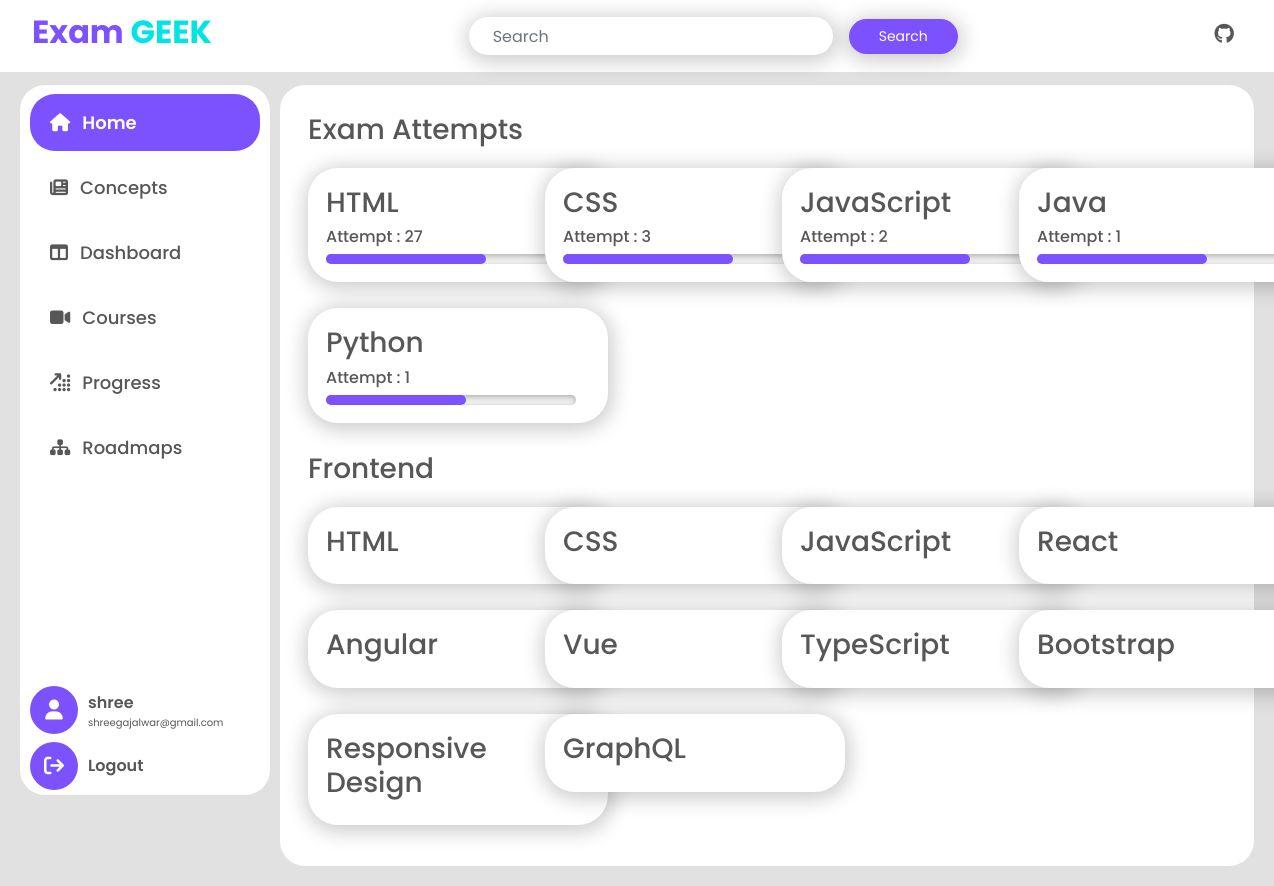
The app's page /progress/ (signed in) with its own data.
### examapp/models.py (models this page shows, shortened)
class UserExam(models.Model):
    user = models.ForeignKey(User, on_delete=models.CASCADE)
    exam = models.ForeignKey(Exam, on_delete=models.CASCADE)
    score = models.IntegerField(default=0,null=True,blank=True)
    attempts = models.IntegerField(default=1)

class Exam(models.Model):
    title = models.ForeignKey(Skills,on_delete=models.CASCADE)
    description = models.TextField(null=True)

class Skills(models.Model):
    skill = models.CharField(max_length=255)
    def __str__(self):
        return self.skill

class RoadMapList(models.Model):
    roadmap_name = models.CharField(max_length=255)
    skill = models.ManyToManyField(Skills)
    def __str__(self):
        return str(self.roadmap_name)

### examapp/views.py (the view)
# urls.py: path('progress/', views.progress, name='progress'),
@login_required
def progress(request):
    user = request.user
    roadmap = RoadMap.objects.get(user=user)
    skill = []
    if roadmap.roadmap != None:
        skillset = RoadMapList.objects.get(roadmap_name=roadmap.roadmap)
        skill = skillset.skill.all()
    user_exams = UserExam.objects.filter(user=user)
    if request.method == 'POST':
        form = ProfileForm(request.POST, instance=user.profile)
        if form.is_valid():
            form.save()
            return redirect('profile')
    else:
        form = ProfileForm(instance=user.profile)
    return render(request, 'examapp/progress.html', {
        'form': form,
        'user_exams': user_exams,
        "roadmap": roadmap.roadmap,
        "skillset": skill
    })

### examapp/forms.py
class ProfileForm(forms.ModelForm):
    class Meta:
        model = Profile
        fields = ['bio', 'location', 'birth_date']

### examapp/templates/examapp/progress.html (shortened to what this page needs)
{% extends 'base.html' %}
{% block content %}
    {% include 'sidebar.html'%}
    <div class="content">
        <div class="p-2">
            <h3 class="">Exam Attempts</h3>
            <div class="card-wrapper">
                <div class="row">
                    {% for user_exam in user_exams %}
                    <div class="col-md-3 my-2">
                        <div class="card p-2">
                            <div class="card-body">
                                <h3>{{ user_exam.exam.title.skill }}</h3>
                                <h6>Attempt : {{user_exam.attempts}}</h6>
                                <progress id="file" value="{{ user_exam.score }}" title="{{ user_exam.score }} % completed" max="100"> 32% </progress>
                            </div>
                        </div>
                    </div>
                    {% endfor %}
                </div>
            </div>
        </div>
        <div class="p-2">
            <h3>{{roadmap}}</h3>
            <div class="row">
            {% for user_exam in skillset %}
                <div class="col-md-3 my-2 col-sm-12">
                    <div class="card p-2">
                        <div class="card-body">
                            <div class="d-flex justify-content-between">
                                <h3>{{ user_exam }}</h3>
                            </div>
                        </div>
                    </div>
                </div>
            {% endfor %}
            </div>
        </div>
    </div>
{% endblock %}

### examapp/templates/sidebar.html (shortened to what this page needs)
<sidebar class="sidebar">
   <div class="d-flex flex-column side-link">
       <a class="home " title="Home" data-id="home" href="{% url 'home'%}"><i class="fa-solid fa-house"></i> <span>Home</span></a>
       <a class="news " title="Concepts" data-id="news" href="{% url 'concepts' %}"><i class="fa-solid fa-newspaper"></i><span>Concepts</span></a>
       <a class="dashboard " title="Dashboard" data-id="dashboard" href="{% url 'dashboard' %}"><i class="fa-solid fa-table-columns"></i><span>Dashboard</span></a>
       <a class="courses" title="Courses" data-id="courses" href="{% url 'courses'%}"><i class="fa-solid fa-video"></i><span>Courses</span></a>
       <a class="profile" title="Progress" data-id="profile" href="{% url 'progress'%}"> <i class="fa-solid fa-arrow-up-right-dots"></i> <span>Progress</span></a>
       <a class="roadmaps" title="Roadmap" data-id="roadmaps" href="{% url 'roadmaps'%}"><i class="fa-solid fa-sitemap"></i><span>Roadmaps</span></a>
   </div>
   <div class="d-flex flex-column ">
        <div class="sidebar-profile mb-2">
            <div class="sidebar-profile-icon">
                <i class="fa-solid fa-user"></i>
            </div>
            <div class="sidebar-profile-content">
                <span class="sidebar-profile-name">{{ user.username }}</span>
                <span class="sidebar-profile-email">{{ user.email }}</span>
            </div>
        </div>
        <div class="sidebar-logout">
            <div class="sidebar-profile-icon">
                <a class="settings" data-id="settings" href="{% url 'logout'%}"><i class="fa-solid fa-arrow-right-from-bracket"></i></a>
            </div>
            <div class="sidebar-profile-content">
                <span class="sidebar-profile-name">Logout</span>
            </div>
        </div>
   </div>
</sidebar>

### examapp/static/examapp/style.css (style rules this page uses)
:root { --primary: #7c51fe; --secondary: #00e4e3; --background: #e1e1e1; --text-primary: #575757; --text-heading: #333333; --text-third:#cccccc; --white:#ffffff; --inactive-tab:#00e4e446; --text-medium-opacity:#808080; --background-progress:#eeeeee; --bg-tab-hover:#7c51fe94; --selected-answer:#4CAF50; --default-question-bg:#007bff; --bookmark:#fe51b6; }
body { font-family: 'Poppins', sans-serif; background-color: var(--background); color: var(--text-primary); }
a { text-decoration: none; }
progress { -webkit-appearance: none; appearance: none; width: 250px; max-width: 100%; height: 10px; }
.sidebar { height: calc(100vh - 90px); width: 250px; position: fixed; background-color: var(--white); padding: 5px 10px; color: var(--text-primary); border-radius: 25px; display: flex; flex-direction: column; justify-content: space-between; transition: all 0.5s; z-index: 5; }
.sidebar .side-link a { padding: 15px 20px; text-decoration: none; font-size: 18px; color: var(--text-primary); display: flex; align-items: center; gap: 12px; border-right: 5px solid transparent; transition: all 0.9s; border-radius: 25px; font-weight: 500; margin: 4px 0px; cursor: pointer; }
.sidebar .side-link a.active { background-color: var(--primary); color: var(--white); font-weight: 600; }
.content { margin-top: 15px; margin-left: 260px; padding: 20px; background-color: var(--white); border-radius: 25px; }
.sidebar-logout, .sidebar-profile { display: flex; gap: 10px; }
.sidebar-profile-icon { display: flex; justify-content: center; align-items: center; height: 3rem; width: 3rem; background-color: var(--primary); color: var(--white); font-size: 20px; border-radius: 50%; }
.sidebar-profile-icon a { color: var(--white); cursor: pointer; }
.sidebar-profile-content { display: flex; flex-direction: column; align-items: flex-start; justify-content: center; }
.sidebar-profile-name { font-size: 16px; font-weight: 600; }
.sidebar-profile-email { margin-top: 0px; margin-bottom: 0px; font-size: 10px; }
.card { width: 300px; height: fit-content; box-shadow: 1px 3px 20px 4px rgba(0, 0, 0, 0.2); border: none; border-radius: 30px; margin: 5px 0px; }
.card-body { display: flex; flex-direction: column; justify-content: space-between; background-color: var(--white); border-radius: 30px; padding: 10px; }

### examapp/static/examapp/css/glass_notify.css (style rules this page uses)
body { min-height: 100vh; }

### records on screen
UserExam: exam.title.skill "HTML", attempts "27", score 64 (drawn)
UserExam: exam.title.skill "CSS", attempts "3", score 68 (drawn)
UserExam: exam.title.skill "JavaScript", attempts "2", score 68 (drawn)
UserExam: exam.title.skill "Java", attempts "1", score 68 (drawn)
UserExam: exam.title.skill "Python", attempts "1", score 56 (drawn)
RoadMapList: roadmap_name "Frontend"
Skills: skill "HTML"
Skills: skill "CSS"
Skills: skill "JavaScript"
Skills: skill "React"
Skills: skill "Angular"
Skills: skill "Vue"
Skills: skill "TypeScript"
Skills: skill "Bootstrap"
Skills: skill "Responsive Design"
Skills: skill "GraphQL"

### other values on screen
{{ user.username }} "shree"
{{ user.email }} "shreegajalwar@gmail.com"
